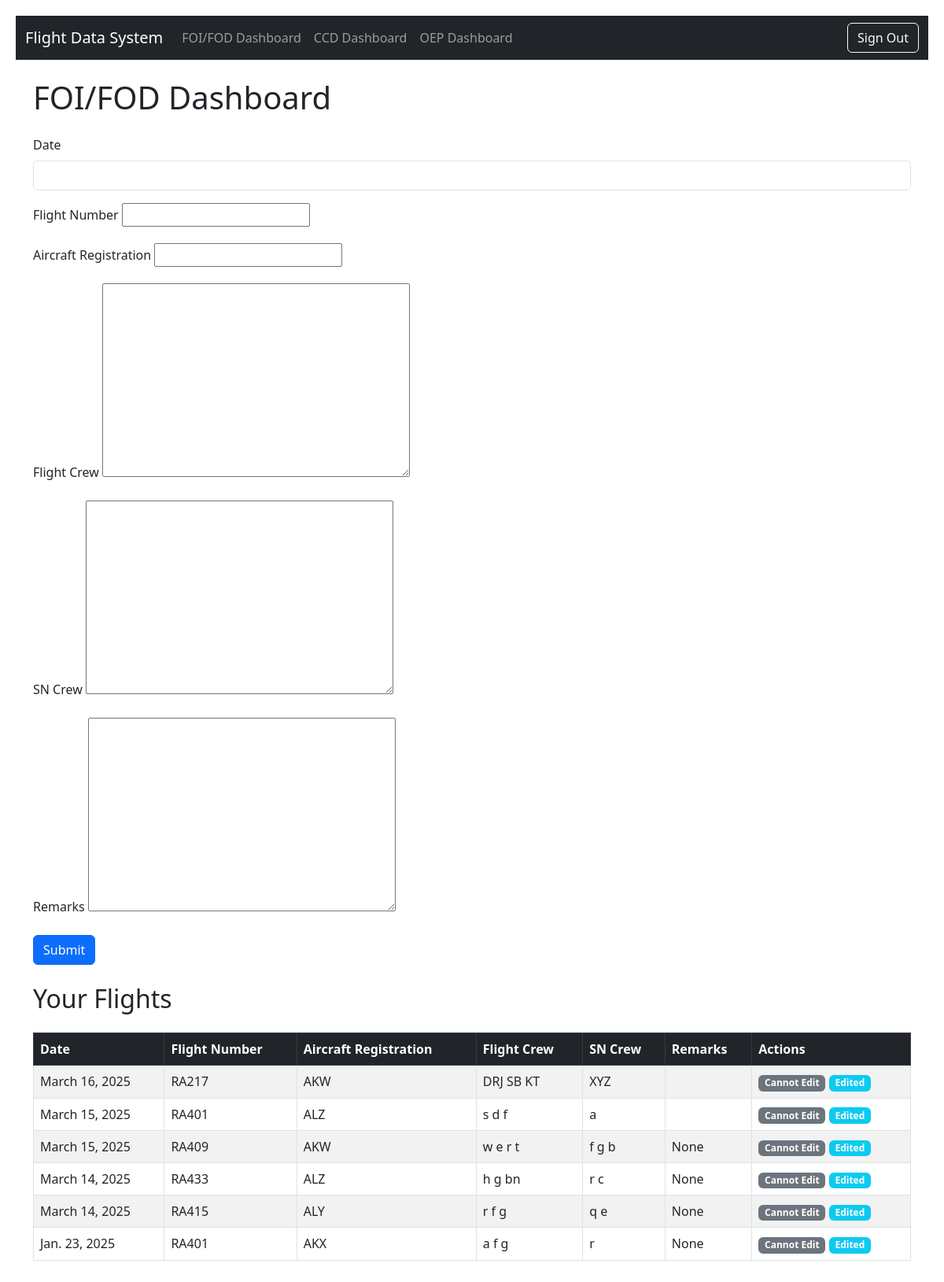
Screenshot of /foi-fod-dashboard/ (signed in) with the database file from the repository.
### users/models.py (models this page shows, shortened)
class Flight(models.Model):
    date = models.DateField()
    flight_number = models.CharField(max_length=50)
    aircraft_registration = models.CharField(max_length=50)
    flight_crew = models.TextField()
    sn_crew = models.TextField()
    cabin_crew = models.TextField(blank=True, null=True)
    afl_number = models.CharField(max_length=50, blank=True, null=True)
    from_location = models.CharField(max_length=100, blank=True, null=True)
    to_location = models.CharField(max_length=100, blank=True, null=True)
    air_time_hrs = models.IntegerField(blank=True, null=True)
    air_time_mins = models.IntegerField(blank=True, null=True)
    block_time_hrs = models.IntegerField(blank=True, null=True)
    block_time_mins = models.IntegerField(blank=True, null=True)
    fuel_uplift_liters = models.FloatField(blank=True, null=True)
    sp_gravity = models.FloatField(blank=True, null=True)
    temp_c = models.FloatField(blank=True, null=True)
    fuel_added_kg = models.FloatField(blank=True, null=True)
    total_fuel_tons = models.FloatField(blank=True, null=True)
    fuel_burnt_tons = models.FloatField(blank=True, null=True)
    remaining_fuel_tons = models.FloatField(blank=True, null=True)
    mail_kg = models.FloatField(blank=True, null=True)
    cargo_kg = models.FloatField(blank=True, null=True)
    pax = models.IntegerField(blank=True, null=True)
    weight_kg = models.FloatField(blank=True, null=True)
    remarks = models.TextField(blank=True, null=True)  # Add this line
    created_by = models.ForeignKey(User, on_delete=models.SET_NULL, null=True, blank=True)
    created_at = models.DateTimeField(auto_now_add=True)
    last_edited_at = models.DateTimeField(auto_now=True)  # Add this line
    def is_editable(self):
        from django.utils import timezone
        return (timezone.now() - self.created_at).total_seconds() < 3600  # 1 hour

### users/views.py (the view)
# urls.py: path('foi-fod-dashboard/', views.foi_fod_dashboard, name='foi_fod_dashboard'),
@login_required
def foi_fod_dashboard(request):
    if request.user.role != 'foi_fod':
        messages.error(request, 'You are not authorized to access this page.')
        return redirect('home')
    if request.method == 'POST':
        flight_id = request.POST.get('flight_id')
        if flight_id:  # Editing an existing flight
            flight = get_object_or_404(Flight, id=flight_id)
            if not flight.is_editable():
                messages.error(request, 'This flight can no longer be edited.')
                return redirect('foi_fod_dashboard')
            form = FlightForm(request.POST, instance=flight)
        else:  # Creating a new flight
            form = FlightForm(request.POST)
        if form.is_valid():
            flight = form.save(commit=False)
            flight.created_by = request.user
            flight.save()
            Log.objects.create(user=request.user, action='edit', details=f"Edited flight {flight.flight_number}")
            messages.success(request, 'Flight data saved successfully.')
            return redirect('foi_fod_dashboard')
    else:
        form = FlightForm()
    flights = Flight.objects.filter(created_by=request.user).order_by('-created_at')
    return render(request, 'users/foi_fod_dashboard.html', {'form': form, 'flights': flights})

### users/forms.py
class FlightForm(forms.ModelForm):
    class Meta:
        model = Flight
        fields = ['date', 'flight_number', 'aircraft_registration', 'flight_crew', 'sn_crew', 'remarks']

### users/templates/users/foi_fod_dashboard.html (shortened to what this page needs)
{% extends 'base.html' %}
{% block content %}
<div class="container">
    <h1 class="my-4">FOI/FOD Dashboard</h1>
    <form method="post" class="needs-validation" novalidate>
        <div class="mb-3">
            <label for="id_date" class="form-label">Date</label>
            <input type="text" id="id_date" name="date" class="form-control flatpickr" required>
        </div>
        <div class="mb-3">
            <label for="id_flight_number" class="form-label">Flight Number</label>
            {{ form.flight_number }}
        </div>
        <div class="mb-3">
            <label for="id_aircraft_registration" class="form-label">Aircraft Registration</label>
            {{ form.aircraft_registration }}
        </div>
        <div class="mb-3">
            <label for="id_flight_crew" class="form-label">Flight Crew</label>
            {{ form.flight_crew }}
        </div>
        <div class="mb-3">
            <label for="id_sn_crew" class="form-label">SN Crew</label>
            {{ form.sn_crew }}
        </div>
        <div class="mb-3">
            <label for="id_remarks" class="form-label">Remarks</label>
            {{ form.remarks }}
        </div>
        <button type="submit" class="btn btn-primary">Submit</button>
    </form>
    <h2 class="my-4">Your Flights</h2>
    <table class="table table-bordered table-striped">
        <thead class="table-dark">
            <tr>
                <th>Date</th>
                <th>Flight Number</th>
                <th>Aircraft Registration</th>
                <th>Flight Crew</th>
                <th>SN Crew</th>
                <th>Remarks</th>
                <th>Actions</th>
            </tr>
        </thead>
        <tbody>
            {% for flight in flights %}
                <tr>
                    <td>{{ flight.date }}</td>
                    <td>{{ flight.flight_number }}</td>
                    <td>{{ flight.aircraft_registration }}</td>
                    <td>{{ flight.flight_crew }}</td>
                    <td>{{ flight.sn_crew }}</td>
                    <td>{{ flight.remarks }}</td>
                    <td>
                        {% if flight.is_editable %}
                            <a href="{% url 'foi_fod_dashboard' %}?flight_id={{ flight.id }}" class="btn btn-warning btn-sm">Edit</a>
                        {% else %}
                            <span class="badge bg-secondary">Cannot Edit</span>
                        {% endif %}
                        {% if flight.last_edited_at %}
                            <span class="badge bg-info">Edited</span>
                        {% endif %}
                    </td>
                </tr>
            {% endfor %}
        </tbody>
    </table>
</div>
{% endblock %}

### users/templates/base.html (shortened to what this page needs)
<!DOCTYPE html>
<html lang="en">
<head>
    <link href="https://cdn.jsdelivr.net/npm/bootstrap@5.3.0/dist/css/bootstrap.min.css" rel="stylesheet">
    <link rel="stylesheet" href="https://cdn.jsdelivr.net/npm/flatpickr/dist/flatpickr.min.css">
</head>
<body>
    <nav class="navbar navbar-expand-lg navbar-dark bg-dark">
        <div class="container-fluid">
            <a class="navbar-brand" href="{% url 'home' %}">Flight Data System</a>
            <div class="collapse navbar-collapse" id="navbarNav">
                <ul class="navbar-nav">
                    <li class="nav-item">
                        <a class="nav-link" href="{% url 'foi_fod_dashboard' %}">FOI/FOD Dashboard</a>
                    </li>
                    <li class="nav-item">
                        <a class="nav-link" href="{% url 'ccd_dashboard' %}">CCD Dashboard</a>
                    </li>
                    <li class="nav-item">
                        <a class="nav-link" href="{% url 'oep_dashboard' %}">OEP Dashboard</a>
                    </li>
                </ul>
                <ul class="navbar-nav ms-auto">
                    {% if user.is_authenticated %}
                        <li class="nav-item">
                            <form action="{% url 'logout' %}" method="post" class="d-flex">
                                <button type="submit" class="btn btn-outline-light">Sign Out</button>
                            </form>
                        </li>
                    {% else %}
                        <li class="nav-item">
                            <a class="nav-link" href="{% url 'login' %}">Login</a>
                        </li>
                    {% endif %}
                </ul>
            </div>
        </div>
    </nav>
    <main>
        {% block content %}{% endblock %}
    </main>
</body>
</html>

### users/templates/base.html (style rules this page uses)
body { padding: 20px; }
.navbar { margin-bottom: 20px; }

### rows the page displays
Flight: date "March 16, 2025", flight_number "RA217", aircraft_registration "AKW", flight_crew "DRJ SB KT", sn_crew "XYZ", shows "Cannot Edit", shows "Edited"
Flight: date "March 15, 2025", flight_number "RA401", aircraft_registration "ALZ", flight_crew "s d f", sn_crew "a", shows "Cannot Edit", shows "Edited"
Flight: date "March 15, 2025", flight_number "RA409", aircraft_registration "AKW", flight_crew "w e r t", sn_crew "f g b", remarks "None", shows "Cannot Edit", shows "Edited"
Flight: date "March 14, 2025", flight_number "RA433", aircraft_registration "ALZ", flight_crew "h g bn", sn_crew "r c", remarks "None", shows "Cannot Edit", shows "Edited"
Flight: date "March 14, 2025", flight_number "RA415", aircraft_registration "ALY", flight_crew "r f g", sn_crew "q e", remarks "None", shows "Cannot Edit", shows "Edited"
Flight: date "Jan. 23, 2025", flight_number "RA401", aircraft_registration "AKX", flight_crew "a f g", sn_crew "r", remarks "None", shows "Cannot Edit", shows "Edited"
